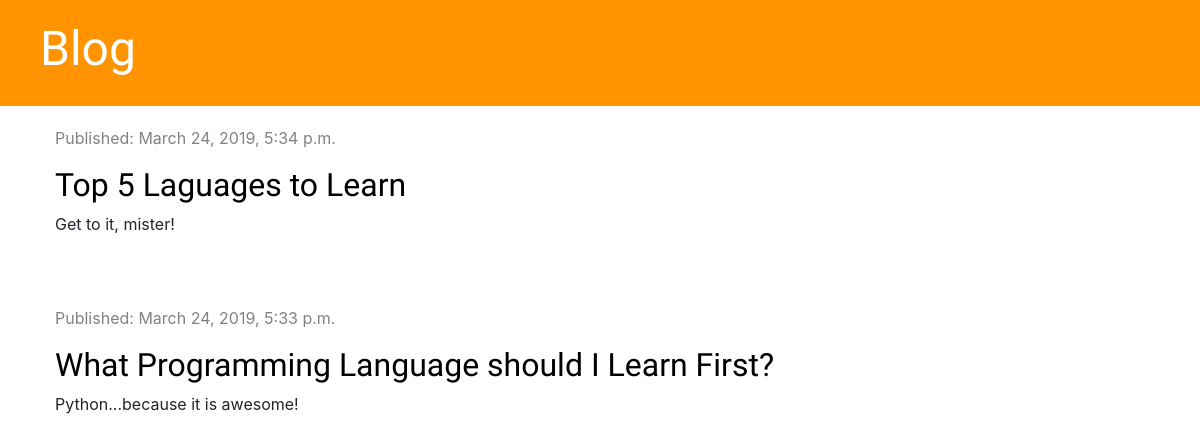
Before: / with the older database file.
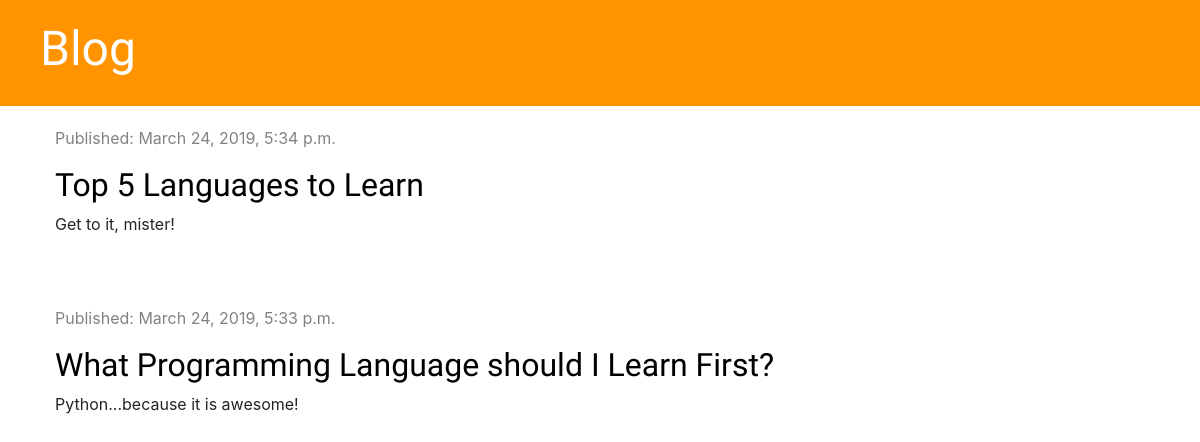
After: the same page with the newer database file.
### blog/models.py (models this page shows, shortened)
class Post(models.Model):
    author = models.ForeignKey('auth.User', on_delete=models.CASCADE)
    title = models.CharField(max_length=200)
    text = models.TextField()
    date_created = models.DateTimeField(default=timezone.now)
    published_date = models.DateTimeField(blank=True, null=True)

### blog/views.py (the view)
# urls.py: path('', views.post_list, name='post_list'),
def post_list(request):
    posts = Post.objects.filter(published_date__lte=timezone.now()).order_by('-published_date')
    stuff_for_frontend = {'posts': posts}
    return render(request,'blog/post_list.html',stuff_for_frontend)

### blog/templates/blog/post_list.html
{% extends 'blog/base.html' %}
{% block content %}
    {% for post in posts %}
        <div class="post">
            <div class="date">
                <p>Published: {{ post.published_date}}</p>
            </div>
            <h1><a href="{% url 'post_detail' pk=post.pk %}">{{ post.title }}</a></h1>
            <p>{{ post.text | linebreaksbr }}</p>
        </div>
    {% endfor %}
{% endblock %}

Changed rows visible on the page:
changed Post "Get to it, mister!": title "Top 5 Laguages to Learn" → "Top 5 Languages to Learn"
